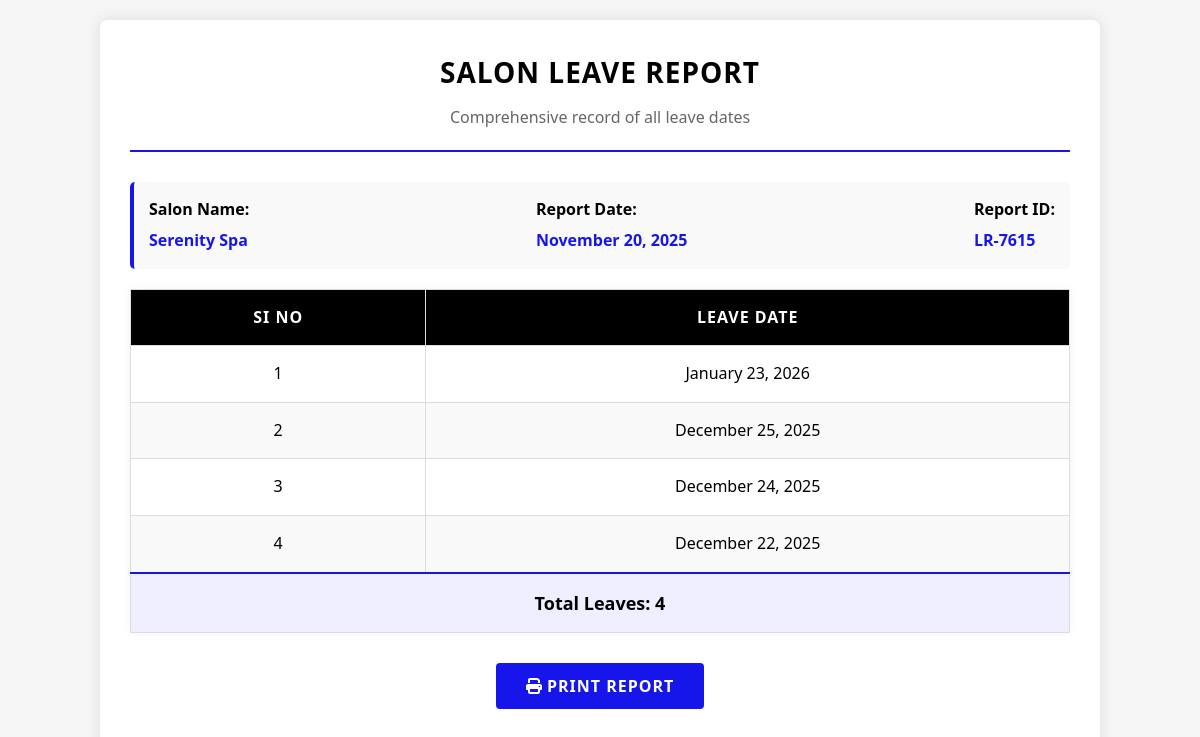
The page /Admin/LeaveList.php?sid=1 (signed in) on the database its author committed.
### tables this page shows
CREATE TABLE `tbl_saloon` (
  `saloon_id` int(11) NOT NULL,
  `saloon_name` varchar(30) NOT NULL,
  `saloon_email` varchar(100) NOT NULL,
  `saloon_contact` varchar(30) NOT NULL,
  `saloon_password` varchar(30) NOT NULL,
  `saloon_address` varchar(40) NOT NULL,
  `saloon_logo` varchar(100) NOT NULL,
  `saloon_proof` varchar(100) NOT NULL,
  `saloon_status` int(11) NOT NULL DEFAULT 0,
  `place_id` int(11) NOT NULL,
  `saloon_ownername` varchar(30) NOT NULL,
  `saloon_gstno` varchar(100) NOT NULL,
  `saloon_doj` date NOT NULL,
  `saloon_reason` varchar(200) NOT NULL
);

CREATE TABLE `tbl_leave` (
  `leave_id` int(11) NOT NULL,
  `leave_date` date NOT NULL,
  `saloon_id` int(11) NOT NULL
);

### Admin/LeaveList.php (the view, shortened to what this page needs)
<?php
include("../Assets/Connection/Connection.php");
?>
<!DOCTYPE html>
<html xmlns="http://www.w3.org/1999/xhtml">
<head>
</head>
<body>
<div class="container">
  <div class="header">
    <h2>Salon Leave Report</h2>
    <p class="subtitle">Comprehensive record of all leave dates</p>
  </div>
  <?php
  $salonId = $_GET['sid'];
  $salonQuery = "SELECT * FROM tbl_saloon WHERE saloon_id = '$salonId'";
  $salonResult = $con->query($salonQuery);
  $salonData = $salonResult->fetch_assoc();
  ?>
  <div class="report-info">
    <div class="info-item">
      <span class="info-label">Salon Name:</span>
      <span class="info-value"><?php echo $salonData['saloon_name'] ?? 'N/A'; ?></span>
    </div>
    <div class="info-item">
      <span class="info-label">Report Date:</span>
      <span class="info-value"><?php echo date('F j, Y'); ?></span>
    </div>
    <div class="info-item">
      <span class="info-label">Report ID:</span>
      <span class="info-value">LR-<?php echo rand(1000, 9999); ?></span>
    </div>
  </div>
  <div id="report-section">
    <table>
      <thead>
        <tr>
          <th>SI No</th>
          <th>Leave Date</th>
        </tr>
      </thead>
      <tbody>
        <?php
        $i = 0;
        $totalLeaves = 0;
        $sel = "SELECT * FROM tbl_leave WHERE saloon_id='".$_GET['sid']."' ORDER BY leave_date DESC";
        $row = $con->query($sel);
        if($row && $row->num_rows > 0) {
          while($data = $row->fetch_assoc()) {
            $i++;
            $totalLeaves++;
            ?>
            <tr>
              <td><?php echo $i; ?></td>
              <td><?php echo date('F j, Y', strtotime($data["leave_date"])); ?></td>
            </tr>
            <?php
          }
        } else {
          ?>
          <tr>
            <td colspan="2" class="no-data">No leave records found for this salon.</td>
          </tr>
          <?php
        }
        ?>
        <tr class="total-row">
          <td colspan="2">Total Leaves: <?php echo $totalLeaves; ?></td>
        </tr>
      </tbody>
    </table>
  </div>
  <button class="print-btn" onclick="printReport()">
    <i class="fas fa-print"></i> Print Report
  </button>
</div>
</body>
</html>

### Admin/LeaveList.php (style rules this page uses)
* { margin: 0; padding: 0; box-sizing: border-box; font-family: 'Segoe UI', Tahoma, Geneva, Verdana, sans-serif; }
body { background-color: #f5f5f5; color: #000; padding: 20px; line-height: 1.6; }
.container { max-width: 1000px; margin: 0 auto; background: white; border-radius: 8px; box-shadow: 0 0 15px rgba(0,0,0,0.1); padding: 30px; }
.header { text-align: center; margin-bottom: 30px; padding-bottom: 20px; border-bottom: 2px solid #1616eb; }
h2 { color: #000; font-size: 28px; margin-bottom: 10px; text-transform: uppercase; letter-spacing: 1px; }
.subtitle { color: #666; font-size: 16px; }
.report-info { display: flex; justify-content: space-between; margin-bottom: 20px; padding: 15px; background: #f9f9f9; border-radius: 5px; border-left: 4px solid #1616eb; }
.info-item { display: flex; flex-direction: column; }
.info-label { font-weight: bold; color: #000; margin-bottom: 5px; }
.info-value { color: #1616eb; font-weight: 600; }
table { width: 100%; border-collapse: collapse; margin-top: 20px; background: #fff; box-shadow: 0 0 10px rgba(0,0,0,0.05); }
th, td { padding: 15px; text-align: center; border: 1px solid #ddd; }
th { background-color: #000; color: white; font-weight: 600; text-transform: uppercase; letter-spacing: 1px; }
tr:nth-child(even) { background-color: #f9f9f9; }
.total-row { font-weight: bold; background-color: #eeeeffff; color: #000; }
.total-row td { border-top: 2px solid #1616eb; font-size: 18px; }
.print-btn { display: block; margin: 30px auto 10px; padding: 12px 30px; background: #1616eb; color: white; border: none; border-radius: 4px; cursor: pointer; font-size: 16px; font-weight: 600; transition: all 0.3s; text-transform: uppercase; letter-spacing: 1px; }

### rows shown on the page
tbl_saloon: saloon_name "Serenity Spa"
tbl_leave: leave_date "January 23, 2026"
tbl_leave: leave_date "December 25, 2025"
tbl_leave: leave_date "December 24, 2025"
tbl_leave: leave_date "December 22, 2025"

### other values the page prints
$totalLeaves "4"
